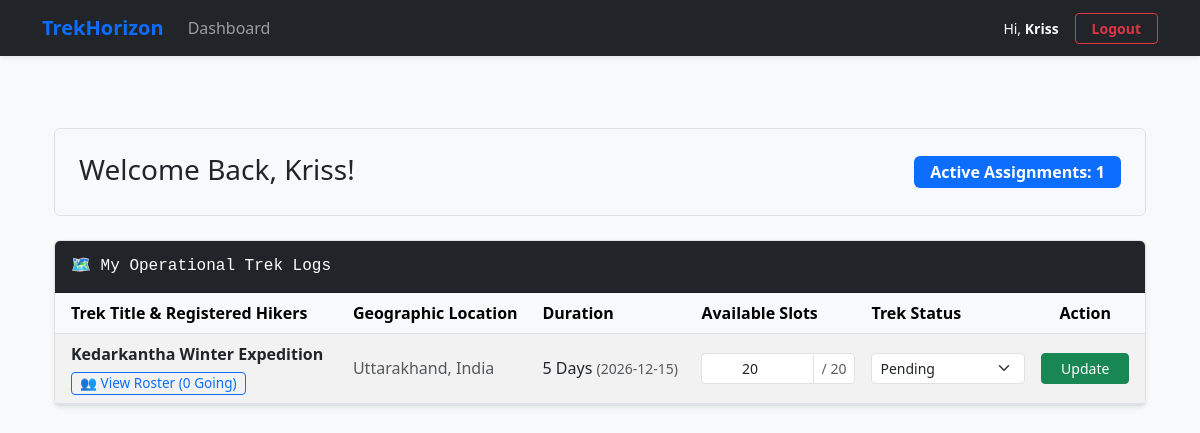
Before: /dashboard (signed in) with the older database file.
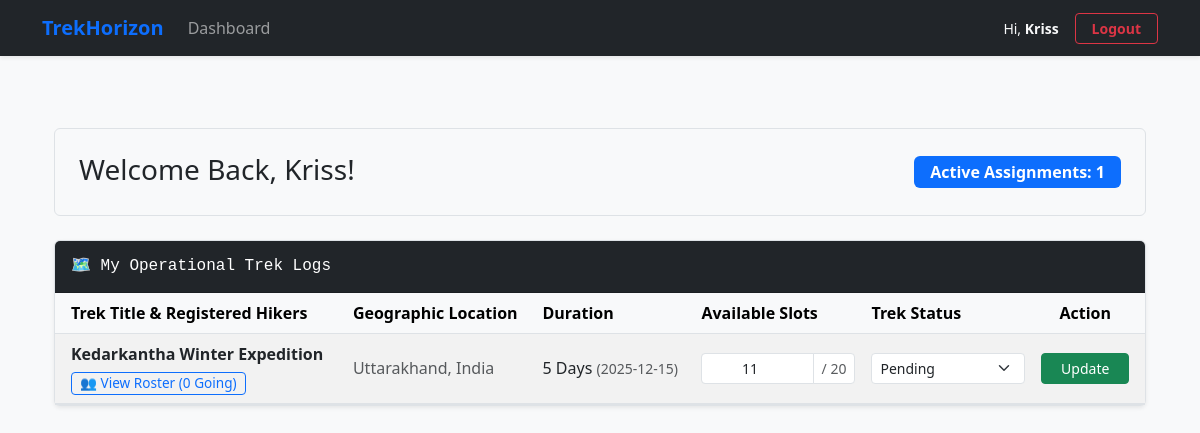
After: the same page with the newer database file.
### models.py (models this page shows)
class Trek(db.Model):
    trek_id = db.Column(db.Integer, primary_key=True, autoincrement=True)
    trek_name = db.Column(db.String(150), nullable=False)
    location = db.Column(db.String(150), nullable=False)
    difficulty = db.Column(db.Enum('Easy', 'Moderate', 'Hard', name='trek_difficulty'), nullable=False)
    duration_days = db.Column(db.Integer, nullable=False)
    available_slots = db.Column(db.Integer, nullable=False)
    max_slots = db.Column(db.Integer, nullable=False)
    start_date = db.Column(db.Date, nullable=False)
    end_date = db.Column(db.Date, nullable=False)
    status = db.Column(db.Enum('Pending', 'Approved', 'Open', 'Closed', 'Completed', name='trek_status'), nullable=False)
    assigned_staff_id = db.Column(db.Integer, db.ForeignKey('user.user_id'), nullable=True)
    cost_per_person = db.Column(db.Float, nullable=False, default=0.0)
    meeting_point = db.Column(db.String(255), nullable=True)
    description = db.Column(db.Text, nullable=True)
    bookings = db.relationship('Booking', backref='trek', lazy=True)

### app.py (the view)
@app.route('/dashboard')
def dashboard():
    if 'user_id' not in session:
        return redirect('/login')
    role = session['user_role']
    user_id = session['user_id']
    if role == 'Admin':
        pending_staff = User.query.filter_by(role='Staff', status='Pending').all()
        all_treks = Trek.query.all()
        all_users = User.query.all()
        return render_template('adminhomepage.html',
                               staff_requests=pending_staff,
                               total_treks=all_treks,
                               total_users=all_users)
    elif role == 'Staff':
        assigned_treks = Trek.query.filter_by(assigned_staff_id=user_id).all()
        return render_template('staffhomepage.html' , treks=assigned_treks)
    elif role == 'Trekker':
        return f"Welcome, Explorer {session['user_name']}. Your booking feed is coming next!"
    return redirect('/login')

### templates/staffhomepage.html (shortened to what this page needs)
{% extends 'base.html' %}
{% block content %}
<div class="container mt-5">
    <div class="p-4 bg-light border rounded mb-4">
        <div class="row align-items-center">
            <div class="col-sm-8">
                <h3 class="mb-1 text-dark">Welcome Back, {{ session.get('user_name', 'Staff Member') }}!</h3>
            </div>
            <div class="col-sm-4 text-sm-end mt-2 mt-sm-0">
                <span class="badge bg-primary px-3 py-2 fs-6">Active Assignments: {{ treks|length }}</span>
            </div>
        </div>
    </div>
    <div class="card border shadow-sm">
        <div class="card-header bg-dark text-white py-3">
            <h5 class="card-title mb-0 fs-6 font-monospace">🗺️ My Operational Trek Logs</h5>
        </div>
        <div class="card-body p-0">
            <div class="table-responsive">
                <table class="table table-hover table-striped mb-0 align-middle">
                    <thead class="table-light border-bottom text-secondary">
                        <tr>
                            <th scope="col" class="ps-3">Trek Title & Registered Hikers</th>
                            <th scope="col">Geographic Location</th>
                            <th scope="col">Duration</th>
                            <th scope="col" style="width: 170px;">Available Slots</th>
                            <th scope="col" style="width: 170px;">Trek Status</th>
                            <th scope="col" class="pe-3 text-center">Action</th>
                        </tr>
                    </thead>
                    <tbody class="border-top-0">
                        {% for trek in treks %}
                        <tr>
                            <td class="ps-3">
                                <div><strong>{{ trek.trek_name }}</strong></div>
                                <div class="mt-1">
                                    <button class="btn btn-sm btn-outline-primary py-0 px-2 fs-7" type="button"
                                            data-bs-toggle="collapse" data-bs-target="#roster{{ trek.trek_id }}">
                                        👥 View Roster ({{ trek.bookings|length }} Going)
                                    </button>
                                </div>
                            </td>
                            <td><span class="text-muted">{{ trek.location }}</span></td>
                            <td>{{ trek.duration_days }} Days <small class="text-muted">({{ trek.start_date }})</small></td>
                            <form action="/staff/update_trek/{{ trek.trek_id }}" method="POST">
                                <td>
                                    <div class="input-group input-group-sm">
                                        <input type="number" name="available_slots" class="form-control text-center"
                                               value="{{ trek.available_slots }}" min="0" max="{{ trek.max_slots }}">
                                        <span class="input-group-text bg-white text-muted">/ {{ trek.max_slots }}</span>
                                    </div>
                                </td>
                                <td>
                                    <select name="status" class="form-select form-select-sm">
                                        <option value="Pending" {% if trek.status == 'Pending' %}selected{% endif %}>Pending</option>
                                    </select>
                                </td>
                                <td class="pe-3 text-center">
                                    <button type="submit" class="btn btn-sm btn-success w-100 px-3">Update</button>
                                </td>
                            </form>
                        </tr>
                        <tr class="collapse-row">
                            <td colspan="6" class="p-0 border-top-0">
                            </td>
                        </tr>
                        {% endfor %}
                    </tbody>
                </table>
            </div>
        </div>
    </div>
</div>
{% endblock %}

### templates/base.html (shortened to what this page needs)
<!DOCTYPE html>
<html lang="en">
<head>
    <link href="https://cdn.jsdelivr.net/npm/bootstrap@5.3.0/dist/css/bootstrap.min.css" rel="stylesheet">
</head>
<body class="bg-light d-flex flex-column min-vh-100">
    <nav class="navbar navbar-expand-lg navbar-dark bg-dark shadow-sm">
        <div class="container">
            <a class="navbar-brand fw-bold text-primary" href="/dashboard">TrekHorizon</a>
            <div class="collapse navbar-collapse" id="appNavbar">
                <ul class="navbar-nav me-auto">
                    <li class="nav-item"><a class="nav-link" href="/dashboard">Dashboard </a></li>
                </ul>
                <div class="navbar-nav ms-auto align-items-center">
                    <span class="text-light me-3 small">
                        Hi, <strong>{{ session['user_name'] }}</strong>
                    </span>
                    <a class="btn btn-sm btn-outline-danger fw-bold px-3" href="/logout">Logout</a>
                </div>
            </div>
        </div>
    </nav>
    <main class="flex-grow-1 container my-4">
        {% block content %}{% endblock %}
    </main>
</body>
</html>

### templates/staffhomepage.html (style rules this page uses)
.fs-7 { font-size: 0.85rem !important; }

Changed rows visible on the page:
changed Trek "Kedarkantha Winter Expedition": start_date "2026-12-15" → "2025-12-15"; available_slots "20" → "11"
